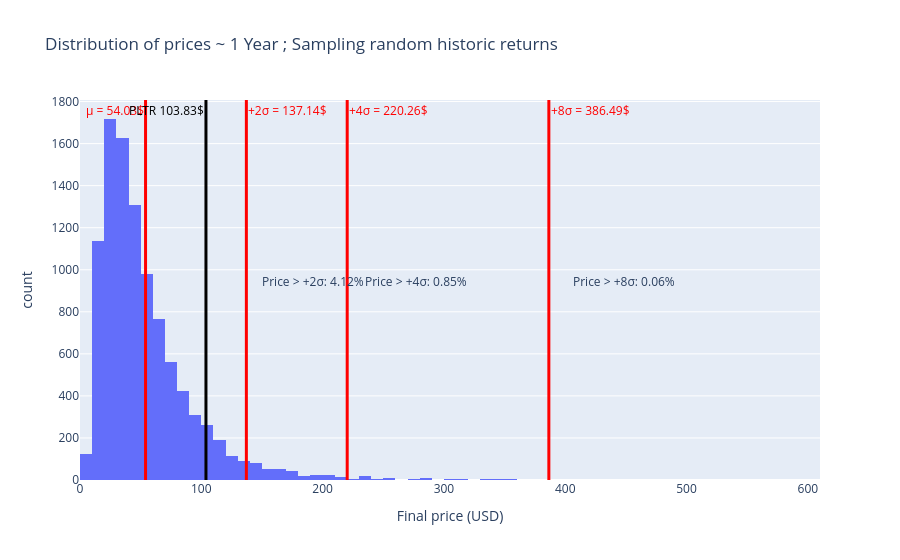

This figure's notebook cell:
### Markdown cell above
### Price Distribution

### Code cell
dis = simulations_historic[-1, :]
fig = px.histogram(x=dis, nbins=100, histfunc="count", labels={"x": "Final price (USD)"}, title="Distribution of prices ~ 1 Year ; Sampling random historic returns")

μ = simulations_historic[-1, :].mean()
σ = simulations_historic[-1, :].std()

fig.add_vline(
    x=μ, line_color="red", line_width=3,
    annotation_text=f"μ = {μ:.2f}$",
    annotation_position=f"top left",
    annotation_font_color="red")

fig.add_vline(
    x=actual.iloc[-1], line_color="black", line_width=3,
    annotation_text=f"PLTR {actual.iloc[-1]:.2f}$",
    annotation_position=f"top left",
    annotation_font_color="black")

for a in (1, 2, 4, 8):
    for s in (+σ, ):
        if a < 2: continue
        fig.add_vline(
            x=μ + a*s, line_color="red", line_width=3,
            annotation_text=f"{'+' if s > 0 else '-'}{a}σ" + (f" = {(μ + a*s):.2f}$" if a > 1 else ""),
            annotation_position=f"top {"right" if s > 0 else "left"}",
            annotation_font_color="red")
        fig.add_annotation(
            x=0.103 + a*0.07, y=0.55, xref="paper", yref="paper",
            text=f"Price > +{a}σ: {(simulations_historic[-1, :] > μ + a*σ).mean() * 100:.2f}%",
            showarrow=False, xanchor="left", yanchor="top")

fig.show()
print(f"P(Price > PLTR): {(simulations_historic[-1, :] > actual.iloc[-1]).mean() * 100:.2f}%")

### Figure 1 — Plotly figure (JSON) as saved in the notebook; plotly's stock layout.template omitted (floating-point values rounded to 4 significant figures; data arrays with more than 128 entries replaced by an {"elided": "..."} marker saying what was removed)
{"data": [{"bingroup": "x", "histfunc": "count", "hovertemplate": "Final price (USD)=%{x}<br>count=%{y}<extra></extra>", "legendgroup": "", "marker": {"color": "#636efa", "pattern": {"shape": ""}}, "name": "", "nbinsx": 100, "orientation": "v", "showlegend": false, "type": "histogram", "x": {"elided": "10000 float values"}, "xaxis": "x", "yaxis": "y"}], "layout": {"annotations": [{"font": {"color": "red"}, "showarrow": false, "text": "μ = 54.03$", "x": 54.03, "xanchor": "right", "xref": "x", "y": 1, "yanchor": "top", "yref": "y domain"}, {"font": {"color": "black"}, "showarrow": false, "text": "PLTR 103.83$", "x": 103.8, "xanchor": "right", "xref": "x", "y": 1, "yanchor": "top", "yref": "y domain"}, {"font": {"color": "red"}, "showarrow": false, "text": "+2σ = 137.14$", "x": 137.1, "xanchor": "left", "xref": "x", "y": 1, "yanchor": "top", "yref": "y domain"}, {"showarrow": false, "text": "Price > +2σ: 4.12%", "x": 0.243, "xanchor": "left", "xref": "paper", "y": 0.55, "yanchor": "top", "yref": "paper"}, {"font": {"color": "red"}, "showarrow": false, "text": "+4σ = 220.26$", "x": 220.3, "xanchor": "left", "xref": "x", "y": 1, "yanchor": "top", "yref": "y domain"}, {"showarrow": false, "text": "Price > +4σ: 0.85%", "x": 0.383, "xanchor": "left", "xref": "paper", "y": 0.55, "yanchor": "top", "yref": "paper"}, {"font": {"color": "red"}, "showarrow": false, "text": "+8σ = 386.49$", "x": 386.5, "xanchor": "left", "xref": "x", "y": 1, "yanchor": "top", "yref": "y domain"}, {"showarrow": false, "text": "Price > +8σ: 0.06%", "x": 0.663, "xanchor": "left", "xref": "paper", "y": 0.55, "yanchor": "top", "yref": "paper"}], "barmode": "relative", "legend": {"tracegroupgap": 0}, "shapes": [{"line": {"color": "red", "width": 3}, "type": "line", "x0": 54.03, "x1": 54.03, "xref": "x", "y0": 0, "y1": 1, "yref": "y domain"}, {"line": {"color": "black", "width": 3}, "type": "line", "x0": 103.8, "x1": 103.8, "xref": "x", "y0": 0, "y1": 1, "yref": "y domain"}, {"line": {"color": "red", "width": 3}, "type": "line", "x0": 137.1, "x1": 137.1, "xref": "x", "y0": 0, "y1": 1, "yref": "y domain"}, {"line": {"color": "red", "width": 3}, "type": "line", "x0": 220.3, "x1": 220.3, "xref": "x", "y0": 0, "y1": 1, "yref": "y domain"}, {"line": {"color": "red", "width": 3}, "type": "line", "x0": 386.5, "x1": 386.5, "xref": "x", "y0": 0, "y1": 1, "yref": "y domain"}], "title": {"text": "Distribution of prices ~ 1 Year ; Sampling random historic returns"}, "xaxis": {"anchor": "y", "domain": [0, 1], "title": {"text": "Final price (USD)"}}, "yaxis": {"anchor": "x", "domain": [0, 1], "title": {"text": "count"}}}}
